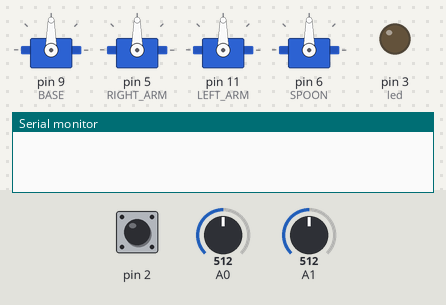
The sketch below on a simulated Arduino Uno, built with avr-gcc and run on an emulated ATmega328P. On the bench: 4 × servo, output pins drawn as LEDs (lit = HIGH), the last lines printed to the serial monitor. The inputs (shaded band) are chosen by the test bench; at power-on: pin 2 HIGH, A0 = 512, A1 = 512.

Above: at 1.2 s.
1.3 s: pin 2 pulled LOW for 0.15 s
At 2.7 s:
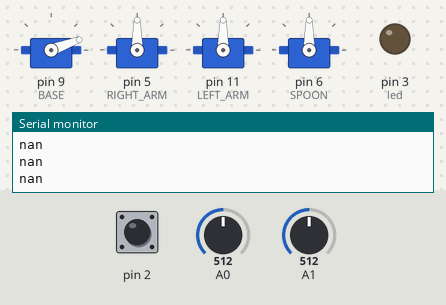
3.0 s: A0 set to 494
At 4.2 s:
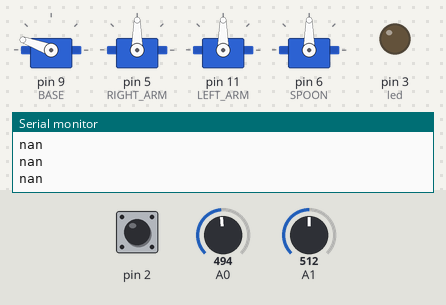
4.5 s: A1 set to 716
At 6.0 s:
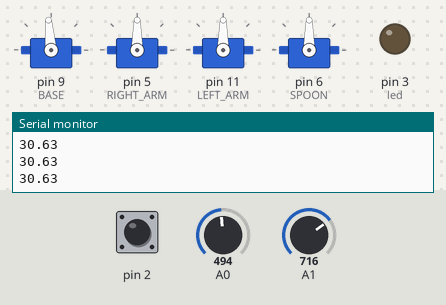
6.4 s: A0 set to 306
At 7.1 s:
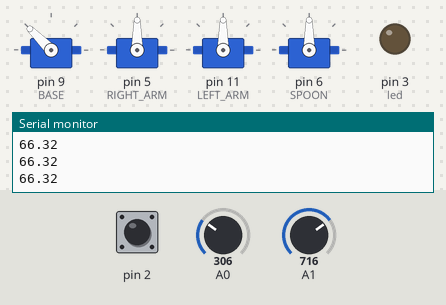
7.9 s: A1 set to 900
At 8.8 s:
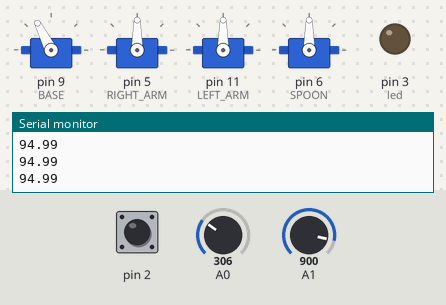
9.4 s: A0 set to 10
At 10.6 s:
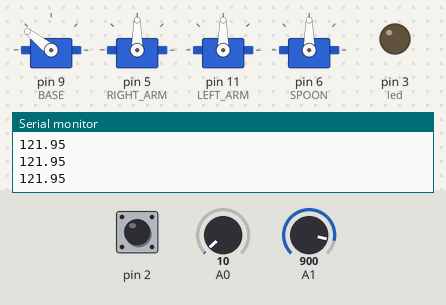
Timing chart, 0 to 11.9 s (numbered marks = the images above; inputs shaded):
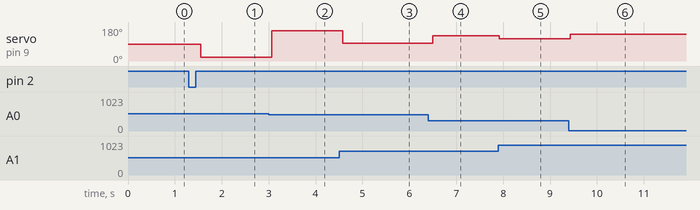

The sketch:

arm.ino
```cpp
#include <Servo.h>

Servo base;
Servo armRight;
Servo armLeft;
Servo spoon;
int pos;
int temp;
int led = 3;
int x, y;
double angle = 1;
double len;
bool manual = false;
String str;
String sub;
char type;
int LEFT_ARM = 11, RIGHT_ARM = 5, BASE = 9, SPOON = 6;
double UPPER = 26.0, LOWER = 17.0, FULL = 35.0;
int BASE_MIN = 20, BASE_MAX = 160;
int JOY_LEN = 725;

void setup() {
  Serial.begin(9600);
  base.attach(BASE);
  armRight.attach(RIGHT_ARM);
  armLeft.attach(LEFT_ARM);
  spoon.attach(SPOON);

  // setup the mode toggler
  pinMode(2, INPUT_PULLUP);
  attachInterrupt(digitalPinToInterrupt(2), toggle, RISING);

  pinMode(led, OUTPUT);


}

void loop() {
  if (manual) {
    delay(100);
    x = (analogRead(A0) - 512);
    y = (analogRead(A1) - 512);
    angle = atan2(y, x) * (180 / PI);
    base.write(constrain(abs(angle), BASE_MIN, BASE_MAX));

    len = hypot(x, y) * (FULL / JOY_LEN);

    Serial.println(getAngle(len, LOWER, UPPER));

    //armRight.write(getAngle(UPPER, LOWER, len));
    //armLeft.write(getAngle(len, LOWER, UPPER));

  } else {
    if (Serial.available() > 0) {
        str = Serial.readStringUntil('\n');
        type = str[0];

        digitalWrite(led, LOW);

        if (type == 's') {

        } else if (type == 'p') {
          sub = str.substring(1);
          pos = sub.indexOf(',');
          Serial.println(sub.substring(0, pos).toFloat());
          base.write(sub.substring(0, pos).toFloat());
          temp = pos + 1;
          pos = sub.indexOf(',', pos+1);
          Serial.println(sub.substring(temp, pos));
          armRight.write(sub.substring(temp, pos).toFloat());
          temp = pos + 1;
          pos = sub.indexOf('\n');
          Serial.println(sub.substring(temp, pos));
          armLeft.write(sub.substring(temp, pos).toFloat());
        } else if (type == 'e') {
          Serial.println("error");
          digitalWrite(led, HIGH);
        }
    }
  }
}

void toggle() {
  manual = !manual;
  Serial.print("Manual: ");
  Serial.println(manual);
}

// gets the angle based on the three sides, using the Law of Cosines
double getAngle(double adj1, double adj2, double opp) {
  return 180 - acos( (adj1*adj1 + adj2*adj2 - opp*opp)  / (2*adj1*adj2) ) * (180 / PI) ;
}
```

Measured:
- the behaviour switches between 512 and 511 on A0 (found by bisection; images 1 and 2)
- after the input at 1.3 s, servo on pin 9 (BASE): 90° → 20° after 0.25 s
- after the input at 3.0 s, servo on pin 9 (BASE): 20° → 160° after 0.06 s
- after the input at 4.5 s, servo on pin 9 (BASE): 160° → 95° after 0.07 s
- after the input at 6.4 s, servo on pin 9 (BASE): 95° → 135° after 0.10 s
- after the input at 7.9 s, servo on pin 9 (BASE): 135° → 117° at once
- after the input at 9.4 s, servo on pin 9 (BASE): 117° → 142° at once
